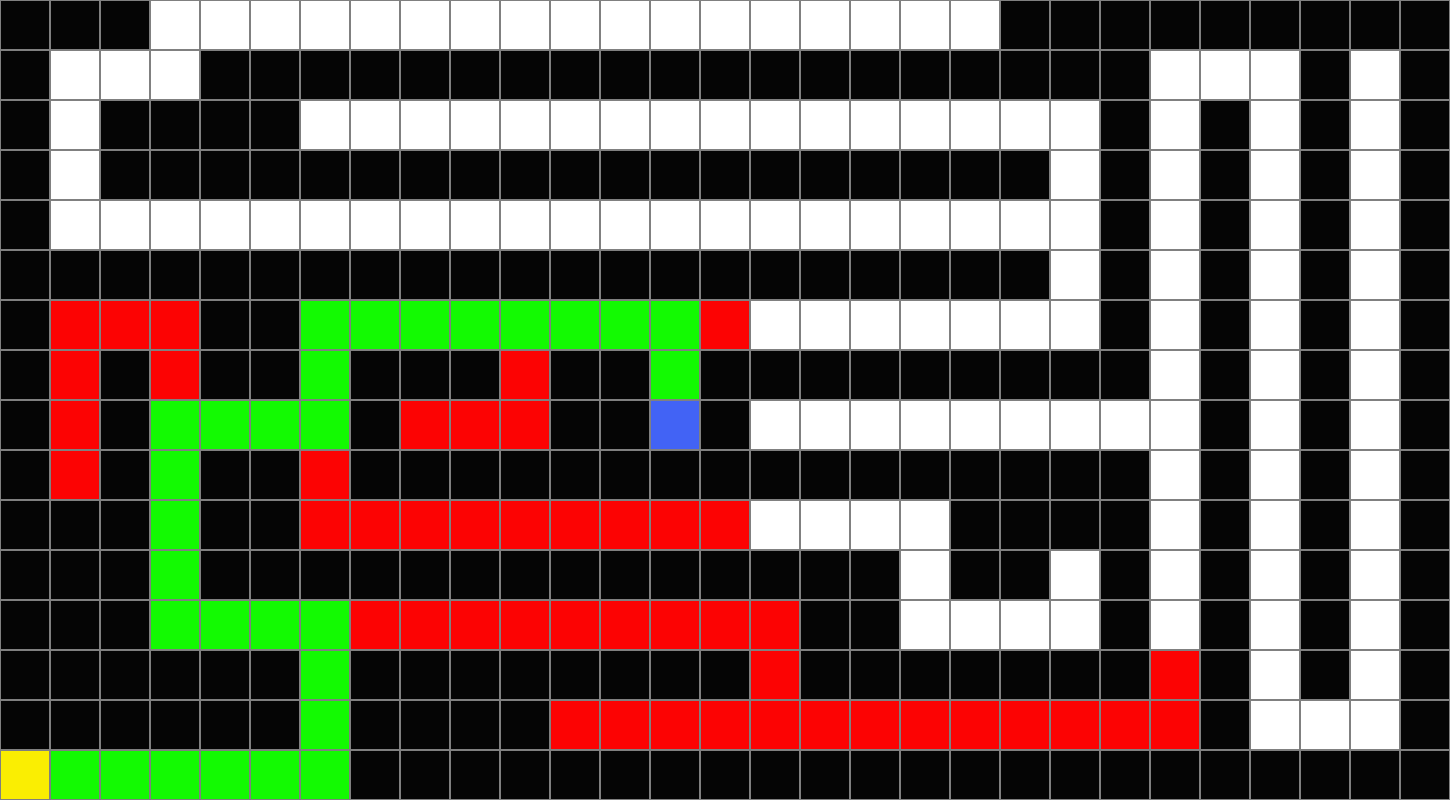

Write the Python code that produced this figure.
import sys
from PIL import Image, ImageDraw, ImageFont

class Node:
    def __init__(self, state, parent, action):
        self.state = state
        self.parent = parent
        self.action = action

class Queue:
    def __init__(self):
        self.queue = []

    def add(self, node):
        self.queue.append(node)

    def pop(self):
        if self.contains_in_queue():
            return self.queue.pop(0)
        
    def contains_in_queue(self):
        if len(self.queue) > 0:
            return True
        
class Maze:
    def __init__(self):
        with open(sys.argv[1], "r") as f:
            self.src = f.read()

        self.src = self.src.splitlines()

        self.height = len(self.src)
        self.width = max(len(line) for line in self.src)

        for i, line in enumerate(self.src):
            for j, element in enumerate(line):
                if element == "A":
                    self.start = (i, j)
                elif element == "B":
                    self.end = (i, j)

    def actions(self, row, col):
        action = {
            "up": (row - 1, col),
            "down": (row + 1, col),
            "left": (row, col - 1),
            "right": (row, col + 1)
        }

        return action
    
    def solve(self):
        queue = Queue()
        self.explored = set()
        path = []
        self.numPath = 0

        start_node = Node(self.start, None, None)
        queue.add(start_node)

        while queue.contains_in_queue():
            current_node = queue.pop()

            if current_node.state == self.end:
                while current_node:
                    path.append(current_node.state)
                    current_node = current_node.parent
                path.reverse()

                return path, self.explored
            
            self.explored.add(current_node.state)
            self.numPath += 1

            for action, (row, col) in self.actions(*current_node.state).items():
                if 0 <= row < self.height and 0 <= col < self.width and "#" not in self.src[row][col] and (row, col) not in self.explored:
                    next_node = Node((row, col), current_node, action)
                    queue.add(next_node)

    def stored(self):
        maze = []

        for i, row in enumerate(self.src):
            rows = ""
            for j, col in enumerate(row):
                if col == "A":
                    rows += "A"
                elif col == "B":
                    rows += "B"
                elif col == "#":
                    rows += "█"
                elif col == " " and (i, j) in self.solve()[0]:
                    rows += "*"
                else:
                    rows += " "
            maze.append(rows)
        
        return maze
    
    def print(self):
        for line in self.stored():
            print(line)

    def output_image(self, maze, show_explored = None, show_result = None):
        cell_size = 50
        cell_border = 2
        
        img = Image.new(
            "RGBA",
            [self.width * cell_size, self.height * cell_size],
            "grey"
        )

        draw = ImageDraw.Draw(img)

        for i, row in enumerate(maze):
            for j, col in enumerate(row):
                x0 = j * cell_size + cell_border - 0.5
                y0 = i * cell_size + cell_border - 0.5
                x1 = (j + 1) * cell_size - cell_border
                y1 = (i + 1) * cell_size - cell_border

                if (i, j) == self.start:
                    #Yellow
                    fill = (250, 238, 2)
                elif (i, j) == self.end:
                    #Blue
                    fill = (66, 99, 245)
                elif col == "█":
                    #Black
                    fill = (5, 5, 5)
                elif (i, j) in self.solve()[0] and show_result:
                    #Green
                    fill = (19, 250, 2)
                elif (i, j) in self.solve()[1] and show_explored:
                    #Red
                    fill = (252, 3, 3)
                else:
                    #White
                    fill = (255, 255, 255)

                draw.rectangle(
                    [x0, y0, x1, y1],
                    fill
                )

        img.save("maze.png")
        img.show()

m = Maze()
m.output_image(m.stored(), True, True)
print("Number of distance had gone:", m.numPath)